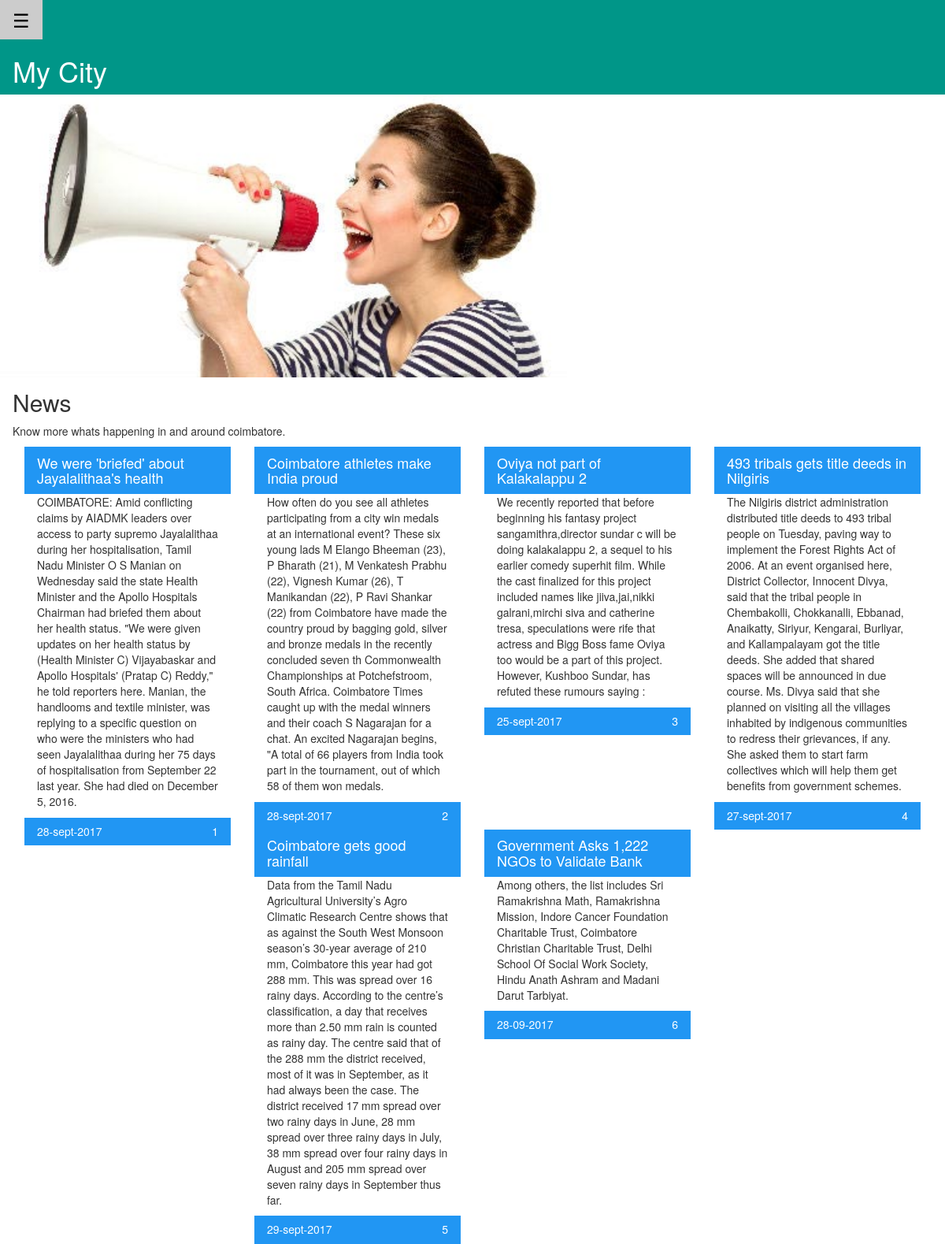
Page /news.php on the committed database.
### tables this page shows
CREATE TABLE `news` (
  `News_ID` int(4) NOT NULL,
  `TITLE` varchar(50) NOT NULL,
  `Description` varchar(700) NOT NULL,
  `Date` varchar(15) NOT NULL,
  `News_Pic` varchar(50) NOT NULL
);

### news.php (the view, shortened to what this page needs)
<?php include 'config/database.php'; ?>
<?php
  $query = "SELECT * from news";
  $getAnnounces = mysqli_query($con,$query);
?>
<!DOCTYPE html>
<html>
<link rel="stylesheet" href="css/w3.css">
<link rel="stylesheet" href="https://maxcdn.bootstrapcdn.com/bootstrap/3.3.7/css/bootstrap.min.css">
<link rel="stylesheet" href="https://cdnjs.cloudflare.com/ajax/libs/font-awesome/4.7.0/css/font-awesome.min.css">
<body>
<div zclass="w3-main" id="main">
<div class="w3-teal">
  <button class="w3-button w3-teal w3-xlarge" onclick="w3_open()">&#9776;</button>
  <div class="w3-container">
    <h1>My City</h1>
  </div>
</div>
<img src="images/banner.jpg" alt="Announcement" style="width:60%">
<div class="w3-container">
  <h2>News</h2>
  <p>Know more whats happening in and around coimbatore.</p>
  <div class="row">
  <div class="col-lg-12 full-width-media-text">
  <?php while($row = mysqli_fetch_assoc($getAnnounces)) : ?>
    <div class="col-lg-3 col-sm-3">
      <header class="w3-container w3-blue">
        <h4><span><?php echo $row['TITLE'] ?></span></h4>
      </header>
      <div class="w3-container">
        <p><span><?php echo $row['Description'] ?></span></p>
      </div>
      <footer class="w3-container w3-blue">
        <h5><span><?php echo $row['Date'] ?></span><span class="pull-right"><?php echo $row['News_ID'] ?></span></h5>
     </footer>
    </div>
  <?php endwhile; ?>
  </div>
</div>
</div>
</div>
</body>
</html>

### css/w3.css (style rules this page uses)
html { box-sizing:border-box }
*,*:before,*:after { box-sizing:inherit }
html { -ms-text-size-adjust:100%;-webkit-text-size-adjust:100% }
body { margin:0 }
article,aside,details,figcaption,figure,footer,header,main,menu,nav,section,summary { display:block }
img { border-style:none }
button,input,select,textarea { font:inherit;margin:0 }
button,input { overflow:visible }
button,select { text-transform:none }
button,html [type=button],[type=reset],[type=submit] { -webkit-appearance:button }
html,body { font-family:Verdana,sans-serif;font-size:15px;line-height:1.5 }
html { overflow-x:hidden }
h1 { font-size:36px }
h2 { font-size:30px }
h4 { font-size:20px }
h5 { font-size:18px }
h1,h2,h3,h4,h5,h6 { font-family:"Segoe UI",Arial,sans-serif;font-weight:400;margin:10px 0 }
img { margin-bottom:-5px }
.w3-btn,.w3-button { border:none;display:inline-block;outline:0;padding:8px 16px;vertical-align:middle;overflow:hidden;text-decoration:none;color:inherit;background-color:inherit;text-align:center;cursor:pointer;white-space:nowrap }
.w3-btn,.w3-button { -webkit-touch-callout:none;-webkit-user-select:none;-khtml-user-select:none;-moz-user-select:none;-ms-user-select:none;user-select:none }
.w3-main,#main { transition:margin-left .4s }
.w3-container:after,.w3-container:before,.w3-panel:after,.w3-panel:before,.w3-row:after,.w3-row:before,.w3-row-padding:after,.w3-row-padding:before, .w3-cell-row:before,.w3-cell-row:after,.w3-clear:after,.w3-clear:before,.w3-bar:before,.w3-bar:after { content:"";display:table;clear:both }
.w3-container,.w3-panel { padding:0.01em 16px }
.w3-xlarge { font-size:24px!important }
.w3-blue,.w3-hover-blue:hover { color:#fff!important;background-color:#2196F3!important }
.w3-teal,.w3-hover-teal:hover { color:#fff!important;background-color:#009688!important }

### rows in the picture
news: TITLE "We were 'briefed' about Jayalalithaa's health", Description "COIMBATORE: Amid conflicting claims by AIADMK leaders over access to party supremo Jayalalithaa during her hospitalisation, Tamil Nadu Minister O S Manian on Wednesday said the state Health Minister and the Apollo Hospitals Chairman had briefed them about her health status. \"We were given updates on her health status by (Health Minister C) Vijayabaskar and Apollo Hospitals' (Pratap C) Reddy,\" he told reporters here. Manian, the handlooms and textile minister, was replying to a specific question on who were the ministers who had seen Jayalalithaa during her 75 days of hospitalisation from September 22 last year. She had died on December 5, 2016.", Date "28-sept-2017", News_ID "1"
news: TITLE "Coimbatore athletes make India proud", Description "How often do you see all athletes participating from a city win medals at an international event? These six young lads M Elango Bheeman (23), P Bharath (21), M Venkatesh Prabhu (22), Vignesh Kumar (26), T Manikandan (22), P Ravi Shankar (22) from Coimbatore have made the country proud by bagging gold, silver and bronze medals in the recently concluded seven th Commonwealth Championships at Potchefstroom, South Africa. Coimbatore Times caught up with the medal winners and their coach S Nagarajan for a chat. An excited Nagarajan begins, \"A total of 66 players from India took part in the tournament, out of which 58 of them won medals.", Date "28-sept-2017", News_ID "2"
news: TITLE "Oviya not part of Kalakalappu 2", Description "We recently reported that before beginning his fantasy project sangamithra,director sundar c will be doing kalakalappu 2, a sequel to his earlier comedy superhit film. While the cast finalized for this project included names like jiiva,jai,nikki galrani,mirchi siva and catherine tresa, speculations were rife that actress and Bigg Boss fame Oviya too would be a part of this project. However, Kushboo Sundar, has refuted these rumours saying :", Date "25-sept-2017", News_ID "3"
news: TITLE "493 tribals gets title deeds in Nilgiris", Description "The Nilgiris district administration distributed title deeds to 493 tribal people on Tuesday, paving way to implement the Forest Rights Act of 2006. At an event organised here, District Collector, Innocent Divya, said that the tribal people in Chembakolli, Chokkanalli, Ebbanad, Anaikatty, Siriyur, Kengarai, Burliyar, and Kallampalayam got the title deeds. She added that shared spaces will be announced in due course. Ms. Divya said that she planned on visiting all the villages inhabited by indigenous communities to redress their grievances, if any. She asked them to start farm collectives which will help them get benefits from government schemes.", Date "27-sept-2017", News_ID "4"
news: TITLE "Coimbatore gets good rainfall", Description "Data from the Tamil Nadu Agricultural University’s Agro Climatic Research Centre shows that as against the South West Monsoon season’s 30-year average of 210 mm, Coimbatore this year had got 288 mm. This was spread over 16 rainy days. According to the centre’s classification, a day that receives more than 2.50 mm rain is counted as rainy day. The centre said that of the 288 mm the district received, most of it was in September, as it had always been the case. The district received 17 mm spread over two rainy days in June, 28 mm spread over three rainy days in July, 38 mm spread over four rainy days in August and 205 mm spread over seven rainy days in September thus far.", Date "29-sept-2017", News_ID "5"
news: TITLE "Government Asks 1,222 NGOs to Validate Bank", Description "Among others, the list includes Sri Ramakrishna Math, Ramakrishna Mission, Indore Cancer Foundation Charitable Trust, Coimbatore Christian Charitable Trust, Delhi School Of Social Work Society, Hindu Anath Ashram and Madani Darut Tarbiyat.", Date "28-09-2017", News_ID "6"
